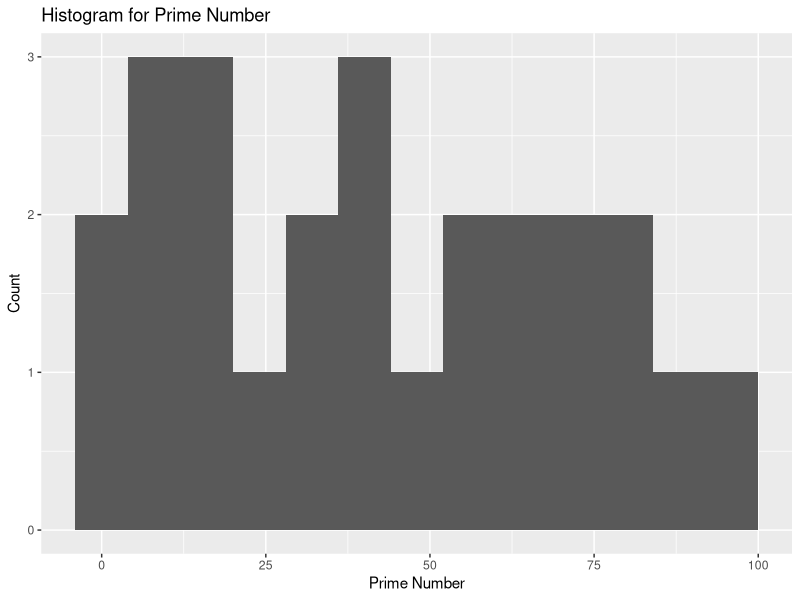

Generate this figure with R:
## ---- chunk 1
knitr::opts_chunk$set(echo = TRUE)
## ---- chunk 2
library(ggplot2)
## ---- chunk 3
prime <- c()
for(i in 2:100){
  if(i == 2){
    prime <- append(prime, i)
  }
  else if(any(i %% 2:(i-1) == 0)){
    next
  }
  else{
    prime <- append(prime, i)
  }
}

prime
## ---- chunk 4
df_prime <- as.data.frame(prime)
ggplot(df_prime,aes(x=prime)) + 
  geom_histogram(binwidth = 8) +
  xlab('Prime Number') + 
  ylab('Count') + 
  ggtitle('Histogram for Prime Number')
## ---- chunk 5
pNASA.H = 0.99
pH = 1/100000
pNASA.NH = 0.01
p.NH = 1 - pH
pNASA = pNASA.H*pH + pNASA.NH*p.NH

pH.NASA = pNASA.H*pH/pNASA
pH.NASA

## ---- chunk 6
## 4 or less snow days in a month
ppois(4, lambda = 1)

## 5 or more snow days in a month
1 - ppois(4, lambda = 1)
ppois(4, lambda = 1, lower=FALSE)

## ---- chunk 7
sleep_time <- c(7,6,5,8,6,6,4,5,8,7)

sleep_mean <- mean(sleep_time)
sleep_sd <- sd(sleep_time)
sleep_size <- length(sleep_time)

(sleep_mean - 7)/(sleep_sd/sqrt(sleep_size))

## ---- chunk 8
#Our test
t.test(sleep_time, mu = 7)

#Lower tail
qt(0.025, 9)
## ---- chunk 9
new_size <- (-2.262*sleep_sd/(sleep_mean - 7))^2
new_size
## ---- chunk 10
final_sleep_time <- c(5,4,5,7,5,4,5,4,6,5)

sleep_diff <- sleep_time - final_sleep_time
sleep_diff

mean(sleep_diff)
var_sleep_diff <- sum((sleep_diff-mean(sleep_diff))^2)/9
sd_sleep_diff <- sqrt(var_sleep_diff)
sd_sleep_diff

mean(sleep_diff)/(sd_sleep_diff/sqrt(10))
## ---- chunk 11
t.test(sleep_time, final_sleep_time, paired = TRUE)
## ---- chunk 12
live <- c(4, 8)
die <- c(11,7)

plant_watering <- as.data.frame(live)
plant_watering['die'] = die
rownames(plant_watering) <- c('treatment', 'control')
plant_watering
## ---- chunk 13
live_exp <- c(30*0.2, 30*0.2)
die_exp <- c(30*0.3,30*0.3)

plant_watering_exp <- as.data.frame(live_exp)
plant_watering_exp['die'] = die_exp
rownames(plant_watering_exp) <- c('treatment', 'control')
plant_watering_exp
## ---- chunk 14
qchisq(0.95, df=1)
## ---- chunk 15
chisq.test(plant_watering, correct = F)
## ---- chunk 16
mean_days_alive <- c(50,45,55)
sd_alive <- c(10,7,4)
n_alive <- c(20,10,10)

plant_alive <- as.data.frame(mean_days_alive)
plant_alive['sd_alive '] <- sd_alive 
plant_alive['n_alive'] <- n_alive
rownames(plant_alive) <- c('water', 'vodka', 'coffee')
plant_alive
## ---- chunk 17
qf(0.95, 2, 37)
